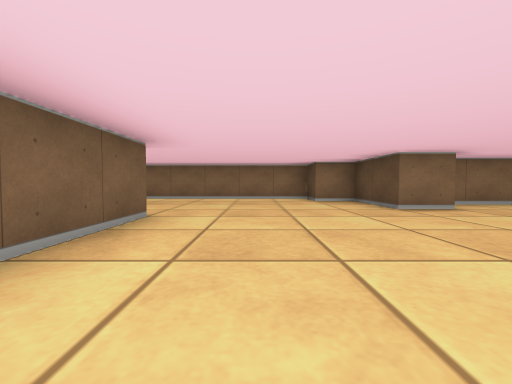
view 1 (above)

16 first-person views from a walk through a cub3D maze. The camera is about half as high as the walls, tilts 2° down and sees 90° across. The floor is counted in squares. Each view is taken from the middle of a square. On the plan, view 1 faces up. The plan holds only what a view shows up to about 9 squares ahead; the rest is blank.

view 2
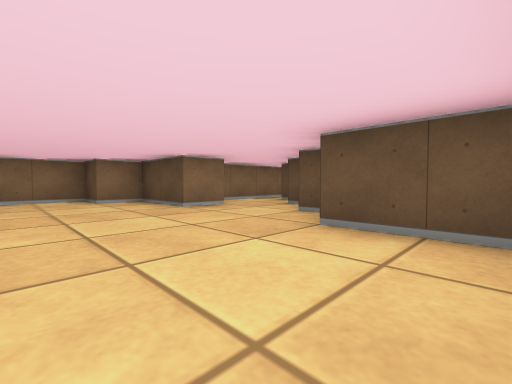

view 3
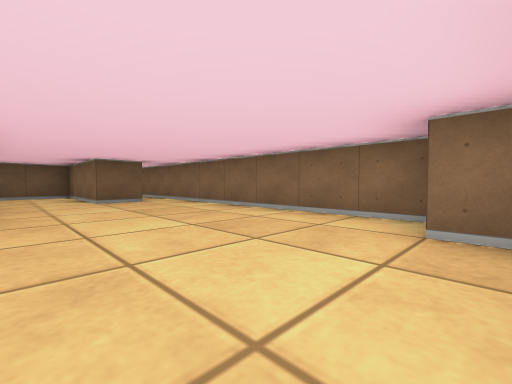

view 4
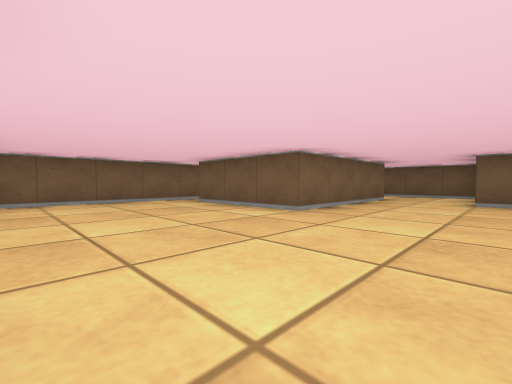

view 5
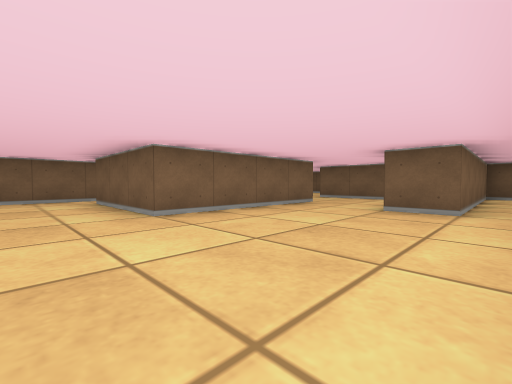

view 6
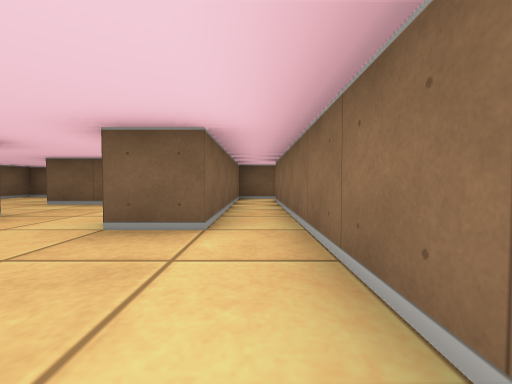

view 7
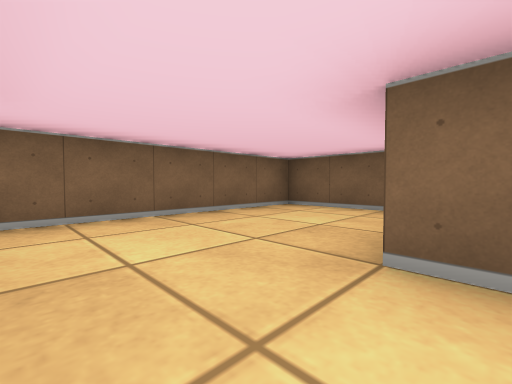

view 8
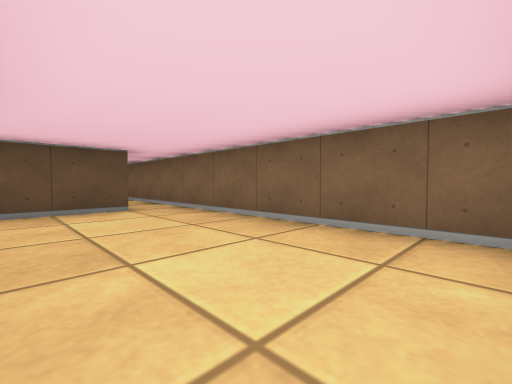

view 9
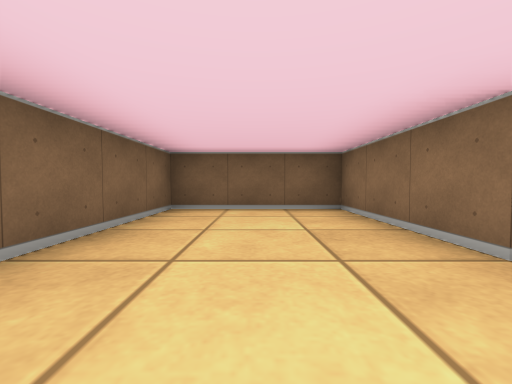

view 10
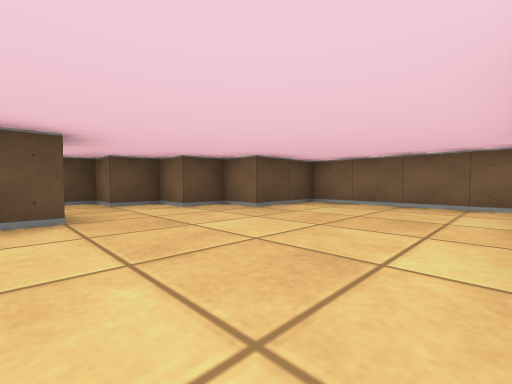

view 11
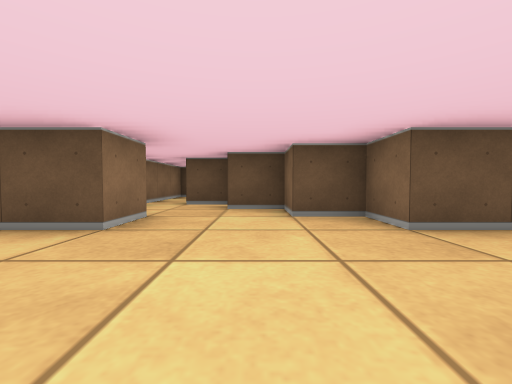

view 12
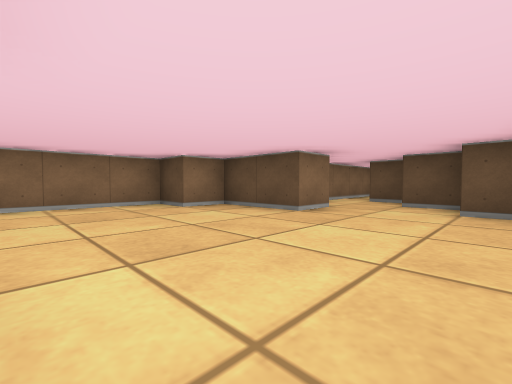

view 13
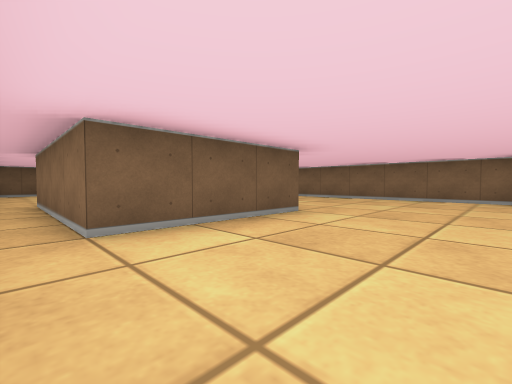

view 14
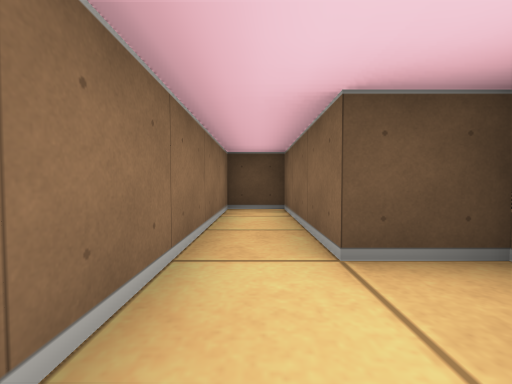

view 15
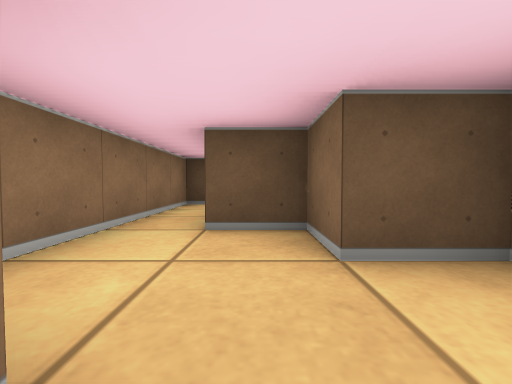

view 16
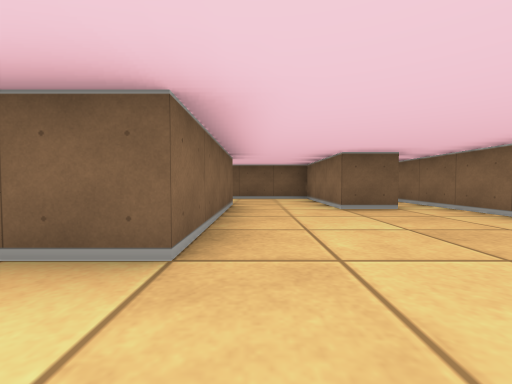

### Floor plan
Points are (right, up) in squares from view 1. A wall is a line through its corners. A room is listed if a view was taken in it or the views show most of it. See-through windows are left out.
Room 1 (views 1, 2, 3, 4, 5, 6, 10, 11, 12, 13, 14, 15, 16)
walls: (3.6, 4.5) (2.5, 4.5) (2.5, 6.5) (1.5, 6.5) (1.5, 7.5) (-8.4, 7.5); (-1.5, -0.5) (2.5, -0.5) (2.5, 1.5) (3.5, 1.5) (3.5, 2.5) (4.5, 2.5) (4.5, 3.5) (5.5, 3.5) (5.5, 4.5) (8.5, 4.5) (8.5, 5.5) (4.2, 5.5); (-5.6, 3.5) (-1.5, 3.5) (-1.5, 0.5); (-9.5, 7.6) (-9.5, 6.5) (-4.5, 6.5) (-4.5, 5.5) (-5.5, 5.5)
ways out: opening at (-5, 4.5) to room 2; opening at (-1, 0) to room 3
Room 2 (view 7)
walls: (-5.5, 5.5) (-7.5, 5.5) (-7.5, 2.5)
ways out: opening at (-5, 4.5) to room 1; opening at (-6.5, 3) to room 3
Room 3 (views 8, 9)
walls: (-7.5, 2.5) (-10.5, 2.5) (-10.5, -0.5) (-1.5, -0.5); (-1.5, 0.5) (-5.5, 0.5) (-5.5, 2.1)
ways out: opening at (-1, 0) to room 1; opening at (-6.5, 3) to room 2

Positions as (right, up) in squares from view 1, and headings:
1: (0, 0), facing up
2: (0, 0), facing up-right
3: (2, 4), facing up-left
4: (2, 6), facing down-left
5: (0, 7), facing down-left
6: (-2, 7), facing left
7: (-6, 3), facing down-left
8: (-10, 2), facing down-right
9: (-6, 1), facing left
10: (-1, 5), facing down-right
11: (0, 3), facing right
12: (-1, 2), facing up-right
13: (1, 0), facing up-left
14: (4, 5), facing right
15: (3, 4), facing right
16: (0, 4), facing left
